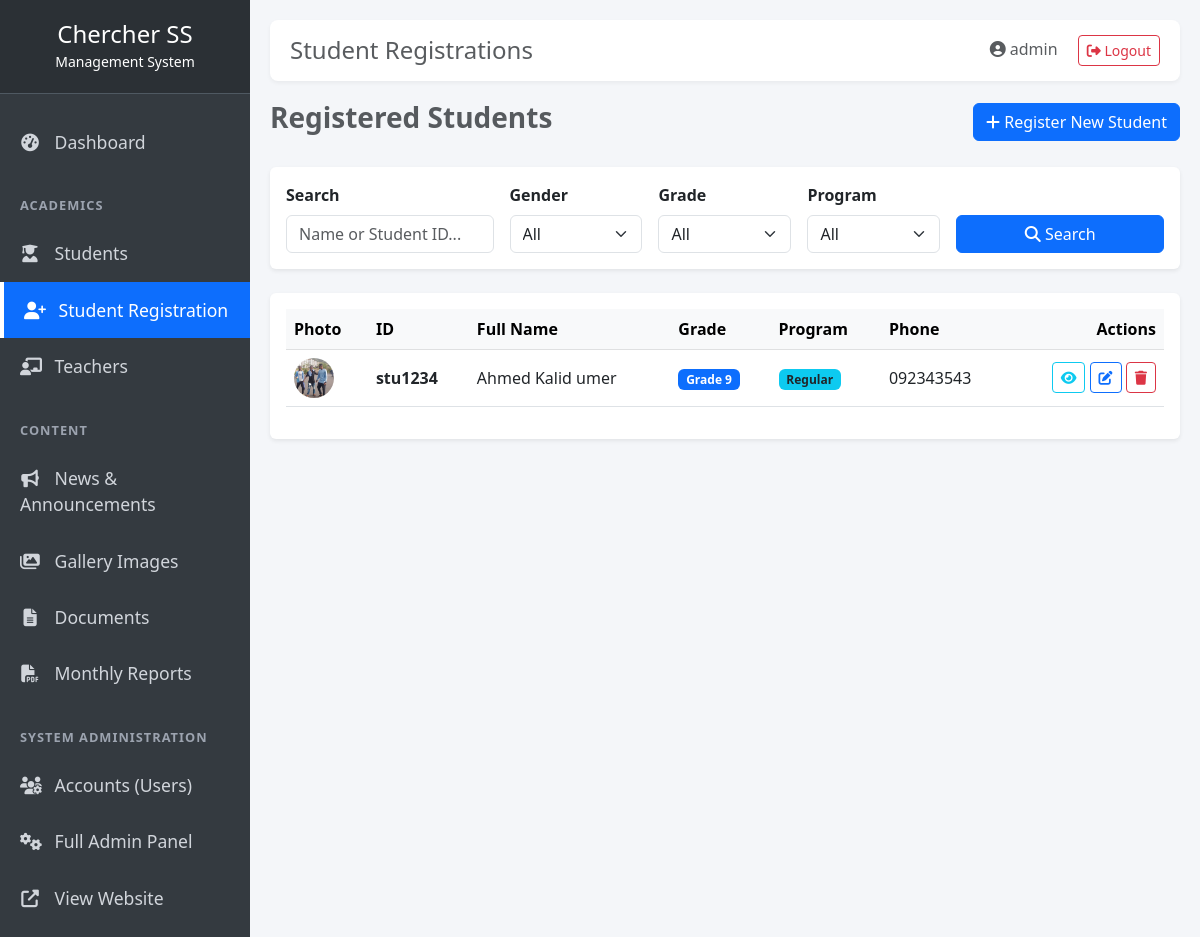
The page /dashboard/registrations/ (signed in) on the database its author committed.
### registration/models.py (models this page shows, shortened)
class RegisteredStudent(models.Model):
    GENDER_CHOICES = [('Male', 'Male'), ('Female', 'Female')]
    GRADE_CHOICES = [('9', 'Grade 9'), ('10', 'Grade 10'), ('11', 'Grade 11'), ('12', 'Grade 12')]
    PROGRAM_CHOICES = [('Regular', 'Regular'), ('Night', 'Night'), ('Weekend', 'Weekend')]
    first_name = models.CharField(max_length=100)
    middle_name = models.CharField(max_length=100, blank=True)
    last_name = models.CharField(max_length=100)
    student_id = models.CharField(max_length=50, unique=True, help_text="e.g., CSS-2026-001")
    gender = models.CharField(max_length=10, choices=GENDER_CHOICES)
    age = models.PositiveIntegerField()
    phone_number = models.CharField(max_length=20)
    email = models.EmailField(blank=True)
    previous_school = models.CharField(max_length=200, blank=True)
    image = models.ImageField(upload_to='registered_students/', blank=True, null=True)
    grade = models.CharField(max_length=2, choices=GRADE_CHOICES)
    program = models.CharField(max_length=20, choices=PROGRAM_CHOICES)
    registered_at = models.DateTimeField(auto_now_add=True)
    class Meta:
        ordering = ['-registered_at']
        verbose_name_plural = "Registered Students"

### dashboard/views.py (the view)
# urls.py: path('registrations/', views.manage_registrations, name='manage_registrations'),
@login_required
def manage_registrations(request):
    students = RegisteredStudent.objects.all()
    grade = request.GET.get('grade')
    program = request.GET.get('program')
    gender = request.GET.get('gender')
    search_query = request.GET.get('search_query')
    if grade:
        students = students.filter(grade=grade)
    if program:
        students = students.filter(program=program)
    if gender:
        students = students.filter(gender=gender)
    if search_query:
        students = students.filter(
            models.Q(first_name__icontains=search_query) |
            models.Q(last_name__icontains=search_query) |
            models.Q(student_id__icontains=search_query)
        )
    return render(request, 'dashboard/manage_registrations.html', {
        'students': students,
        'selected_grade': grade,
        'selected_program': program,
        'selected_gender': gender,
        'search_query': search_query,
    })

### dashboard/templates/dashboard/manage_registrations.html (shortened to what this page needs)
{% extends "dashboard_base.html" %}
{% block page_title %}Student Registrations{% endblock %}
{% block content %}
<div class="d-flex justify-content-between align-items-center mb-4">
    <h3 class="fw-bold text-muted">Registered Students</h3>
    <a href="{% url 'dashboard:add_registration' %}" class="btn btn-primary"><i class="fas fa-plus"></i> Register New Student</a>
</div>
<div class="card border-0 shadow-sm mb-4">
    <div class="card-body">
        <form method="get" class="row g-3 align-items-end">
            <div class="col-md-3">
                <label class="form-label fw-bold">Search</label>
                <input type="text" name="search_query" class="form-control" placeholder="Name or Student ID..." value="{{ search_query|default:'' }}">
            </div>
            <div class="col-md-2">
                <label class="form-label fw-bold">Gender</label>
                <select name="gender" class="form-select">
                    <option value="">All</option>
                </select>
            </div>
            <div class="col-md-2">
                <label class="form-label fw-bold">Grade</label>
                <select name="grade" class="form-select">
                    <option value="">All</option>
                </select>
            </div>
            <div class="col-md-2">
                <label class="form-label fw-bold">Program</label>
                <select name="program" class="form-select">
                    <option value="">All</option>
                </select>
            </div>
            <div class="col-md-3">
                <button type="submit" class="btn btn-primary w-100"><i class="fas fa-search"></i> Search</button>
            </div>
        </form>
    </div>
</div>
<div class="card border-0 shadow-sm">
    <div class="card-body">
        <div class="table-responsive">
            <table class="table table-hover align-middle">
                <thead class="table-light">
                    <tr>
                        <th>Photo</th>
                        <th>ID</th>
                        <th>Full Name</th>
                        <th>Grade</th>
                        <th>Program</th>
                        <th>Phone</th>
                        <th class="text-end">Actions</th>
                    </tr>
                </thead>
                <tbody>
                    {% for student in students %}
                    <tr>
                        <td>
                            {% if student.image %}
                                <img src="{{ student.image.url }}" class="rounded-circle" style="width: 40px; height: 40px; object-fit: cover;">
                            {% else %}
                                <div class="bg-secondary text-white rounded-circle d-flex align-items-center justify-content-center" style="width: 40px; height: 40px;"><i class="fas fa-user"></i></div>
                            {% endif %}
                        </td>
                        <td class="fw-bold">{{ student.student_id }}</td>
                        <td>{{ student.first_name }} {{ student.middle_name }} {{ student.last_name }}</td>
                        <td><span class="badge bg-primary">Grade {{ student.grade }}</span></td>
                        <td><span class="badge bg-info text-dark">{{ student.program }}</span></td>
                        <td>{{ student.phone_number }}</td>
                        <td class="text-end">
                            <a href="{% url 'dashboard:view_registration' student.id %}" class="btn btn-sm btn-outline-info" title="View Details">
                                <i class="fas fa-eye"></i>
                            </a>
                            <a href="{% url 'dashboard:edit_registration' student.id %}" class="btn btn-sm btn-outline-primary" title="Edit">
                                <i class="fas fa-edit"></i>
                            </a>
                            <a href="{% url 'dashboard:delete_registration' student.id %}" class="btn btn-sm btn-outline-danger" onclick="return confirm('Delete this student record?');" title="Delete">
                                <i class="fas fa-trash"></i>
                            </a>
                        </td>
                    </tr>
                    {% empty %}
                    <tr>
                        <td colspan="7" class="text-center text-muted py-4">
                            No students found matching your search.
                        </td>
                    </tr>
                    {% endfor %}
                </tbody>
            </table>
        </div>
    </div>
</div>
{% endblock %}

### templates/dashboard_base.html (shortened to what this page needs)
<!DOCTYPE html>
<html lang="en">
<head>
    <link href="https://cdn.jsdelivr.net/npm/bootstrap@5.3.0/dist/css/bootstrap.min.css" rel="stylesheet">
    <link rel="stylesheet" href="https://cdnjs.cloudflare.com/ajax/libs/font-awesome/6.4.0/css/all.min.css">
</head>
<body>
    <div id="wrapper">
        <nav id="sidebar">
            <div class="sidebar-header">
                <h4 class="mb-0">Chercher SS</h4>
                <small>Management System</small>
            </div>
            <ul class="components">
                <li>
                    <a href="/dashboard/" class="{% if request.path == '/dashboard/' %}active{% endif %}">
                        <i class="fas fa-tachometer-alt"></i> Dashboard
                    </a>
                </li>
                <div class="sidebar-heading mt-3">Academics</div>
                <li>
                    <a href="/dashboard/students/" class="{% if request.path == '/dashboard/students/' %}active{% endif %}">
                        <i class="fas fa-user-graduate"></i> Students
                    </a>
                </li>
                <li>
                    <a href="/dashboard/registrations/" class="{% if request.path == '/dashboard/registrations/' %}active{% endif %}">
                        <i class="fas fa-user-plus"></i> Student Registration
                    </a>
                </li>
                <li>
                    <a href="/dashboard/teachers/" class="{% if request.path == '/dashboard/teachers/' %}active{% endif %}">
                        <i class="fas fa-chalkboard-teacher"></i> Teachers
                    </a>
                </li>
                <div class="sidebar-heading mt-3">Content</div>
                <li>
                    <a href="/dashboard/news/" class="{% if request.path == '/dashboard/news/' %}active{% endif %}">
                        <i class="fas fa-bullhorn"></i> News & Announcements
                    </a>
                </li>
                <li>
                    <a href="/dashboard/gallery/" class="{% if request.path == '/dashboard/gallery/' %}active{% endif %}">
                        <i class="fas fa-images"></i> Gallery Images
                    </a>
                </li>
                <li>
                    <a href="/dashboard/documents/" class="{% if request.path == '/dashboard/documents/' %}active{% endif %}">
                        <i class="fas fa-file-alt"></i> Documents
                    </a>
                </li>
                <li>
                    <a href="/dashboard/reports/" class="{% if request.path == '/dashboard/reports/' %}active{% endif %}">
                        <i class="fas fa-file-pdf"></i> Monthly Reports
                    </a>
                </li>
                <div class="sidebar-heading mt-3">System Administration</div>
                <li>
                    <a href="/dashboard/users/" class="{% if request.path == '/dashboard/users/' %}active{% endif %}">
                        <i class="fas fa-users-cog"></i> Accounts (Users)
                    </a>
                </li>
                <li>
                    <a href="/admin/" target="_blank">
                        <i class="fas fa-cogs"></i> Full Admin Panel
                    </a>
                </li>
                <li>
                    <a href="/" target="_blank">
                        <i class="fas fa-external-link-alt"></i> View Website
                    </a>
                </li>
            </ul>
        </nav>
        <div id="content">
            <div class="top-navbar">
                <h4 class="mb-0 text-muted">{% block page_title %}Dashboard{% endblock %}</h4>
                <div>
                    <span class="me-3 text-muted"><i class="fas fa-user-circle"></i> {{ user.username }}</span>
                    <a href="/logout/" class="btn btn-sm btn-outline-danger"><i class="fas fa-sign-out-alt"></i> Logout</a>
                </div>
            </div>
            {% block content %}{% endblock %}
        </div>
    </div>
</body>
</html>

### templates/dashboard_base.html (style rules this page uses)
body { background-color: #f4f6f9; overflow-x: hidden; }
#wrapper { display: flex; width: 100%; align-items: stretch; }
#sidebar { min-width: 250px; max-width: 250px; background: #343a40; color: #fff; min-height: 100vh; transition: all 0.3s; }
#sidebar .sidebar-header { padding: 20px; background: #2b3035; text-align: center; border-bottom: 1px solid #4f5962; }
#sidebar ul.components { padding: 20px 0; list-style: none; }
#sidebar ul li a { padding: 15px 20px; font-size: 1.1em; display: block; color: #d1d5db; text-decoration: none; transition: 0.3s; }
#sidebar ul li a:hover, #sidebar ul li a.active { color: #fff; background: #0d6efd; border-left: 4px solid #fff; }
#sidebar ul li a i { margin-right: 10px; width: 20px; text-align: center; }
.sidebar-heading { padding: 10px 20px; font-size: 0.8em; color: #9ca3af; text-transform: uppercase; font-weight: bold; letter-spacing: 1px; }
#content { width: 100%; padding: 20px; min-height: 100vh; transition: all 0.3s; }
.top-navbar { background: #fff; padding: 15px 20px; border-radius: 8px; box-shadow: 0 2px 4px rgba(0,0,0,0.05); margin-bottom: 20px; display: flex; justify-content: space-between; align-items: center; }

### rows shown on the page
RegisteredStudent: image (picture), student_id "stu1234", first_name "Ahmed", middle_name "Kalid", last_name "umer", grade "9", program "Regular", phone_number "092343543"

### other values the page prints
{{ user.username }} "admin"
